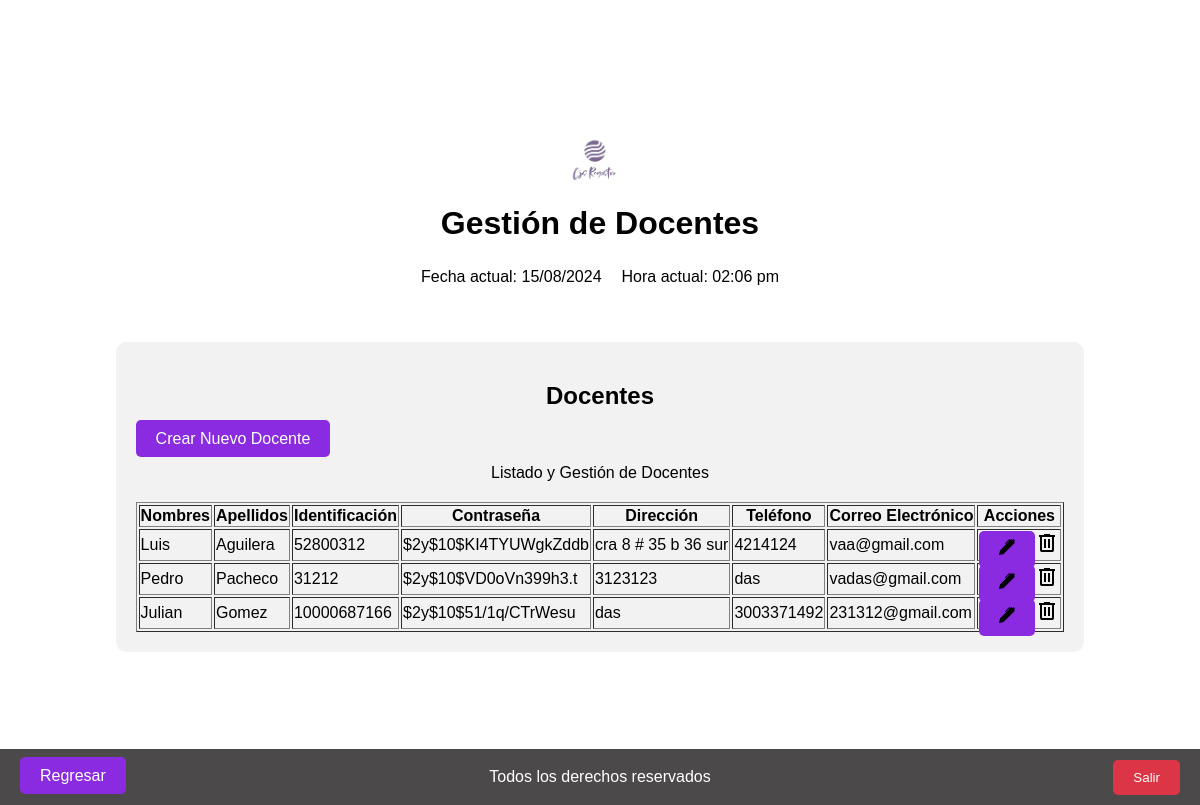
Page /views/administrador/docentes/index.php on the earlier database version.
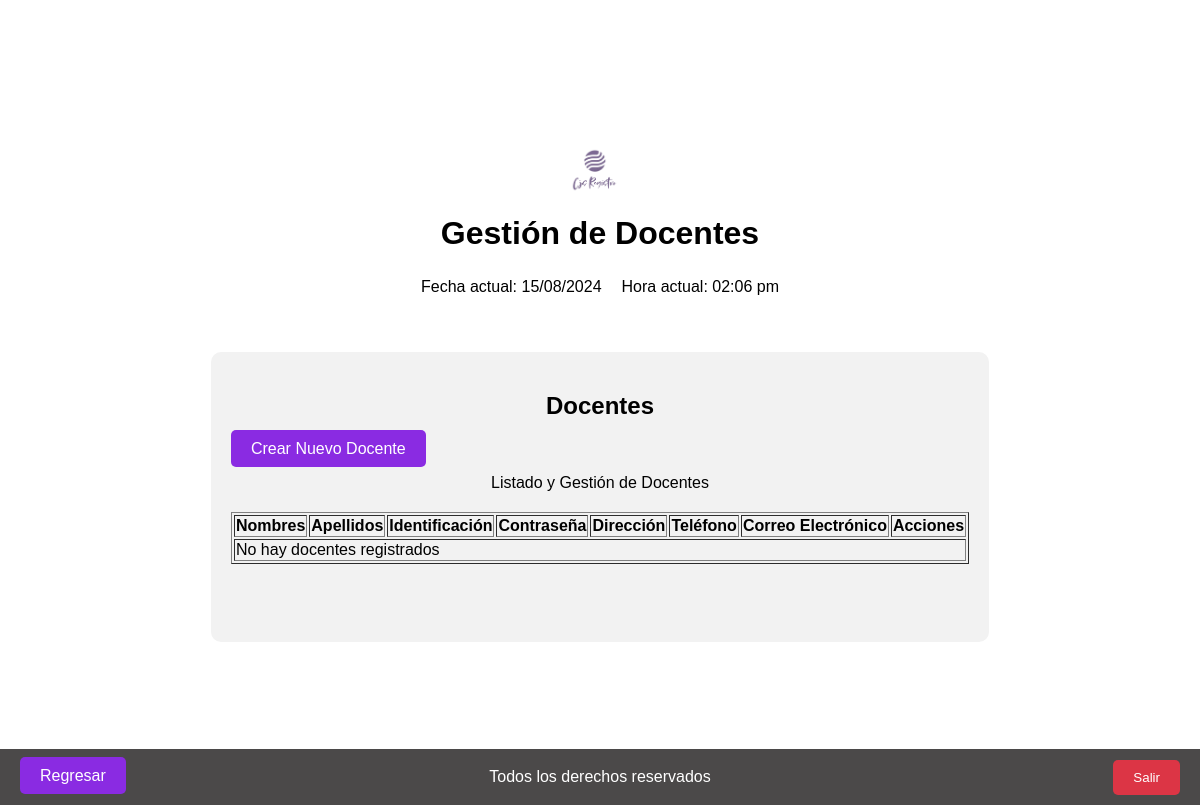
Same page on the later database version.
### tables this page shows
CREATE TABLE `usuarios` (
  `ID_usuario` int(11) NOT NULL,
  `Nombres` varchar(50) DEFAULT NULL,
  `Apellidos` varchar(50) DEFAULT NULL,
  `Identificacion` varchar(20) DEFAULT NULL,
  `contraseña` varchar(20) NOT NULL,
  `Direccion` varchar(100) DEFAULT NULL,
  `Telefono` varchar(15) DEFAULT NULL,
  `Correo_electronico` varchar(50) DEFAULT NULL,
  `ID_rol` enum('Administrador','Docente') NOT NULL
);

### views/administrador/docentes/index.php (the view, shortened to what this page needs)
<?php
    require_once '../../../config/db.php';
    $query = "SELECT * FROM usuarios WHERE ID_rol = 'Docente'";
    $result = $db->query($query);
?>
<!DOCTYPE html>
<html lang="es">
<head>
    <link rel="stylesheet" type="text/css" href="../../../assets/styles.css">
    <link rel="stylesheet" type="text/css" href="https://cdn.datatables.net/1.12.1/css/jquery.dataTables.css">
    <link rel="stylesheet" type="text/css" href="https://cdn.datatables.net/buttons/2.3.6/css/buttons.dataTables.min.css">
</head>
<body>
    <header>
        <div class="logo-container">
            <img src="../../../assets/Logo.png" alt="Logo de la empresa" class="logo">
        </div>
        <div class="title">
            <h1>Gestión de Docentes</h1>
        </div>
        <div class="datetime">
            <?php
                $fechaActual = date("d/m/Y");
                $horaActual = date("h:i a");
            ?>
            <div class="datetime">
                <div class="fecha">
                    <p>Fecha actual: <?php echo $fechaActual; ?></p>
                </div>
                <div class="hora">
                    <p>Hora actual: <?php echo $horaActual; ?></p>
                </div>
            </div>
        </div>
    </header>
    <section class="admin">
        <div class="subtitulo-admin">
            <h2>Docentes</h2>
        </div>
        <div class="crear-docente">
            <a href="/dashboard/cjs/views/administrador/docentes/create.php" class="button boton-centrado">Crear Nuevo Docente</a>
        </div>
        <section class="docentes" id="section-docentes">
            <div class="descripcion-ambiente">
                <p>Listado y Gestión de Docentes</p>
            </div>
            <div class="tabla-docentes tabla-scroll">
                <table class="table table-striped table-dark table_id" border="1" id="tabla-docentes">
                    <thead>
                        <tr>
                            <th>Nombres</th>
                            <th>Apellidos</th>
                            <th>Identificación</th>
                            <th>Contraseña</th>
                            <th>Dirección</th>
                            <th>Teléfono</th>
                            <th>Correo Electrónico</th>
                            <th>Acciones</th>
                        </tr>
                    </thead>
                    <tbody>
                        <?php
                        if ($result->rowCount() > 0) {
                            while ($row = $result->fetch(PDO::FETCH_ASSOC)) {
                                echo "<tr>";
                                echo "<td>" . htmlspecialchars($row['Nombres']) . "</td>";
                                echo "<td>" . htmlspecialchars($row['Apellidos']) . "</td>";
                                echo "<td>" . htmlspecialchars($row['Identificacion']) . "</td>";
                                echo "<td>" . htmlspecialchars($row['contraseña']) . "</td>";
                                echo "<td>" . htmlspecialchars($row['Direccion']) . "</td>";
                                echo "<td>" . htmlspecialchars($row['Telefono']) . "</td>";
                                echo "<td>" . htmlspecialchars($row['Correo_electronico']) . "</td>";
                                echo "<td>";
                                $url_update = '/dashboard/cjs/views/administrador/docentes/update.php?id=' . $row['ID_usuario'];
                                echo "<a href='" . htmlspecialchars($url_update) . "' class='boton-modificar'><img src='../../../assets/editar.svg' alt='Editar'></a>";
                                echo "<a href='#' class='boton-eliminar' onclick=\"confirmarEliminar('" . $row['ID_usuario'] . "')\"><img src='../../../assets/eliminar.svg' alt='Eliminar'></a>";
                                echo "</td>";
                                echo "</tr>";
                            }
                        } else {
                            echo "<tr><td colspan='8'>No hay docentes registrados</td></tr>";
                        }
                        ?>
                    </tbody>
                </table>
            </div>
            <div class="regresar">
                <a href="http://localhost/dashboard/cjs/views/administrador/index.php" class="button boton-centrado" id="btn-regresar">Regresar</a>
            </div>
            <div class="salir">
                <button id="btn_salir">Salir</button>
            </div>
        </section>
    </section>
    <footer>
        <p>Todos los derechos reservados</p>
    </footer>
</body>
</html>

### assets/styles.css (style rules this page uses)
body { margin: 5px 0 0 0; padding: 0; display: flex; flex-direction: column; align-items: center; justify-content: center; min-height: 100vh; font-family: Arial, sans-serif; }
header { display: flex; flex-direction: column; align-items: center; justify-content: space-between; margin-bottom: 20px; }
header h1 { margin-bottom: 10px; }
.logo-container { display: flex; align-items: center; margin-right: 10px; }
.logo { width: 50px; height: auto; }
.datetime { display: flex; justify-content: space-between; margin-bottom: 0px; }
.datetime .fecha { margin-right: 10px; }
.datetime .hora { margin-left: 10px; }
footer { position: fixed; bottom: 0; left: 0; width: 100%; background-color: #4b4949; color: #fff; text-align: center; padding: 3px 0; }
.admin { background-color: #f2f2f2; padding: 20px; border-radius: 10px; margin: 20px; min-height: 250px; }
.subtitulo-admin { text-align: center; margin-bottom: 20px; }
.descripcion-ambiente { text-align: center; margin-bottom: 20px; }
.boton-modificar, .boton-generar-qr, .boton-habilitar, .boton-inhabilitar, .boton-centrado { background-color: #8A2BE2; color: white; padding: 10px 20px; border: none; border-radius: 5px; text-decoration: none; }
.salir { position: fixed; bottom: 10px; right: 20px; z-index: 1; }
#btn_salir { background-color: #dc3545; color: white; padding: 10px 20px; border: none; border-radius: 5px; cursor: pointer; }
.regresar { position: fixed; bottom: 20px; left: 20px; z-index: 1; }
button { background-color: #4CAF50; color: white; padding: 10px 20px; border: none; border-radius: 5px; cursor: pointer; transition: background-color 0.3s; }

Differences in the rows shown:
removed usuarios: Nombres "Luis", Apellidos "Aguilera", Identificacion "52800312", contraseña "$2y$10$KI4TYUWgkZddb", Direccion "cra 8 # 35 b 36 sur", Telefono "4214124", Correo_electronico "vaa@gmail.com"
removed usuarios: Nombres "Pedro", Apellidos "Pacheco", Identificacion "31212", contraseña "$2y$10$VD0oVn399h3.t", Direccion "3123123", Telefono "das", Correo_electronico "vadas@gmail.com"
removed usuarios: Nombres "Julian", Apellidos "Gomez", Identificacion "10000687166", contraseña "$2y$10$51/1q/CTrWesu", Direccion "das", Telefono "3003371492", Correo_electronico "231312@gmail.com"
Other differences:
text now shown: "No hay docentes registrados"
